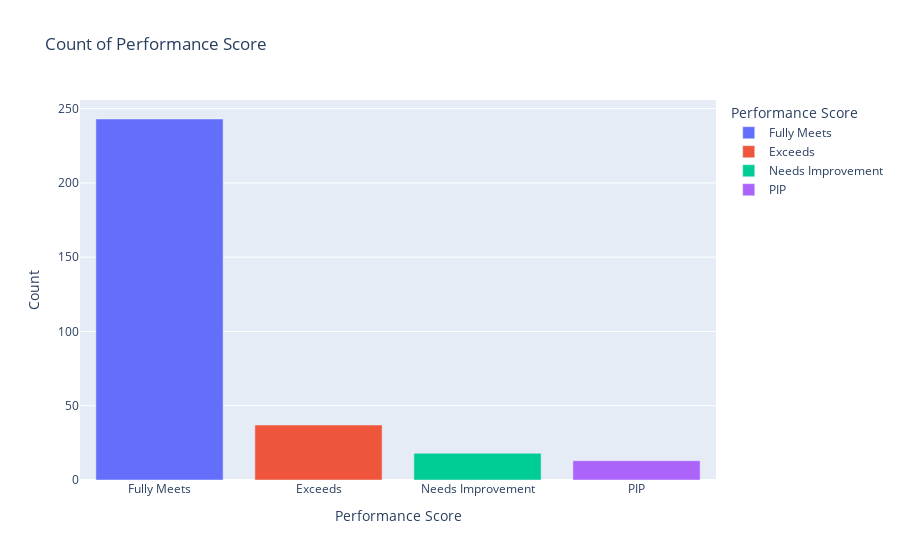

Notebook code for this chart:
### Code cell
# Calculate the count of each performance score
performance_count = df['PerformanceScore'].value_counts().reset_index()
performance_count.columns = ['PerformanceScore', 'Count']

# Create an interactive bar plot with hover functionality
fig = px.bar(performance_count, x='PerformanceScore', y='Count', 
             title='Count of Performance Score', 
             labels={'PerformanceScore': 'Performance Score', 'Count': 'Count'},
             color='PerformanceScore',
             hover_data={'Count': True})

# Update layout
fig.update_layout(xaxis_title='Performance Score', yaxis_title='Count')

# Show the plot
fig.show()

### Figure 1 — Plotly figure (JSON) as saved in the notebook; plotly's stock layout.template omitted (floating-point values rounded to 4 significant figures)
{"data": [{"alignmentgroup": "True", "hovertemplate": "Performance Score=%{x}<br>Count=%{y}<extra></extra>", "legendgroup": "Fully Meets", "marker": {"color": "#636efa", "pattern": {"shape": ""}}, "name": "Fully Meets", "offsetgroup": "Fully Meets", "orientation": "v", "showlegend": true, "textposition": "auto", "type": "bar", "x": ["Fully Meets"], "xaxis": "x", "y": [243], "yaxis": "y"}, {"alignmentgroup": "True", "hovertemplate": "Performance Score=%{x}<br>Count=%{y}<extra></extra>", "legendgroup": "Exceeds", "marker": {"color": "#EF553B", "pattern": {"shape": ""}}, "name": "Exceeds", "offsetgroup": "Exceeds", "orientation": "v", "showlegend": true, "textposition": "auto", "type": "bar", "x": ["Exceeds"], "xaxis": "x", "y": [37], "yaxis": "y"}, {"alignmentgroup": "True", "hovertemplate": "Performance Score=%{x}<br>Count=%{y}<extra></extra>", "legendgroup": "Needs Improvement", "marker": {"color": "#00cc96", "pattern": {"shape": ""}}, "name": "Needs Improvement", "offsetgroup": "Needs Improvement", "orientation": "v", "showlegend": true, "textposition": "auto", "type": "bar", "x": ["Needs Improvement"], "xaxis": "x", "y": [18], "yaxis": "y"}, {"alignmentgroup": "True", "hovertemplate": "Performance Score=%{x}<br>Count=%{y}<extra></extra>", "legendgroup": "PIP", "marker": {"color": "#ab63fa", "pattern": {"shape": ""}}, "name": "PIP", "offsetgroup": "PIP", "orientation": "v", "showlegend": true, "textposition": "auto", "type": "bar", "x": ["PIP"], "xaxis": "x", "y": [13], "yaxis": "y"}], "layout": {"barmode": "relative", "legend": {"title": {"text": "Performance Score"}, "tracegroupgap": 0}, "title": {"text": "Count of Performance Score"}, "xaxis": {"anchor": "y", "categoryarray": ["Fully Meets", "Exceeds", "Needs Improvement", "PIP"], "categoryorder": "array", "domain": [0, 1], "title": {"text": "Performance Score"}}, "yaxis": {"anchor": "x", "domain": [0, 1], "title": {"text": "Count"}}}}
